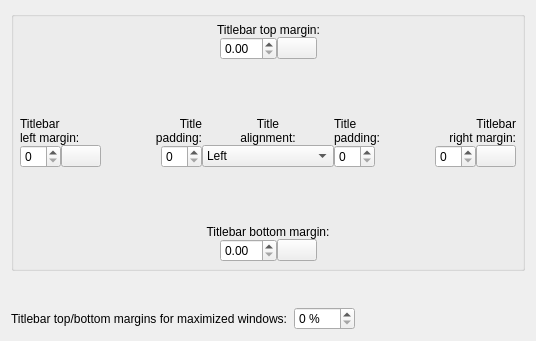
     <widget class="QWidget" name="tab_titlebar_spacing">
      <attribute name="title">
       <string>Titlebar S&amp;pacing</string>
      </attribute>
      <layout class="QGridLayout" name="gridLayout_6">
       <item row="1" column="1">
        <spacer name="verticalSpacer_8">
         <property name="orientation">
          <enum>Qt::Vertical</enum>
         </property>
         <property name="sizeType">
          <enum>QSizePolicy::MinimumExpanding</enum>
         </property>
         <property name="sizeHint" stdset="0">
          <size>
           <width>20</width>
           <height>30</height>
          </size>
         </property>
        </spacer>
       </item>
       <item row="2" column="0">
        <layout class="QFormLayout" name="formLayout_4">
         <item row="0" column="0">
          <widget class="QLabel" name="label_15">
           <property name="text">
            <string>Titlebar top/bottom margins for maximized windows:</string>
           </property>
           <property name="buddy">
            <cstring>percentMaximizedTopBottomMargins</cstring>
           </property>
          </widget>
         </item>
         <item row="0" column="1">
          <widget class="QSpinBox" name="percentMaximizedTopBottomMargins">
           <property name="suffix">
            <string> %</string>
           </property>
           <property name="maximum">
            <number>100</number>
           </property>
          </widget>
         </item>
        </layout>
       </item>
       <item row="0" column="0" colspan="3">
        <widget class="QGroupBox" name="window_groupbox">
         <property name="title">
          <string/>
         </property>
         <property name="flat">
          <bool>false</bool>
         </property>
         <layout class="QVBoxLayout" name="verticalLayout_6">
          <property name="spacing">
           <number>0</number>
          </property>
          <property name="leftMargin">
           <number>0</number>
          </property>
          <property name="topMargin">
           <number>0</number>
          </property>
          <property name="rightMargin">
           <number>0</number>
          </property>
          <property name="bottomMargin">
           <number>0</number>
          </property>
          <item>
           <layout class="QVBoxLayout" name="verticalLayout_7">
            <item>
             <layout class="QGridLayout" name="gridLayout_8">
              <property name="leftMargin">
               <number>6</number>
              </property>
              <property name="topMargin">
               <number>6</number>
              </property>
              <property name="rightMargin">
               <number>6</number>
              </property>
              <property name="bottomMargin">
               <number>6</number>
              </property>
              <item row="1" column="5" colspan="2">
               <spacer name="horizontalSpacer_46">
                <property name="orientation">
                 <enum>Qt::Horizontal</enum>
                </property>
                <property name="sizeHint" stdset="0">
                 <size>
                  <width>40</width>
                  <height>20</height>
                 </size>
                </property>
               </spacer>
              </item>
              <item row="1" column="1" colspan="2">
               <spacer name="horizontalSpacer_43">
                <property name="orientation">
                 <enum>Qt::Horizontal</enum>
                </property>
                <property name="sizeHint" stdset="0">
                 <size>
                  <width>40</width>
                  <height>20</height>
                 </size>
                </property>
               </spacer>
              </item>
              <item row="1" column="0">
               <spacer name="horizontalSpacer_3">
                <property name="orientation">
                 <enum>Qt::Horizontal</enum>
                </property>
                <property name="sizeHint" stdset="0">
                 <size>
                  <width>40</width>
                  <height>20</height>
                 </size>
                </property>
               </spacer>
              </item>
              <item row="1" column="4">
               <widget class="QPushButton" name="lockTitleBarTopBottomMargins">
                <property name="sizePolicy">
                 <sizepolicy hsizetype="Fixed" vsizetype="Fixed">
                  <horstretch>0</horstretch>
                  <verstretch>0</verstretch>
                 </sizepolicy>
                </property>
                <property name="toolTip">
                 <string>Lock to make Titlebar top margin and Titlebar bottom margin have the same value</string>
                </property>
                <property name="text">
                 <string/>
                </property>
                <property name="icon">
                 <iconset resource="klassydecoration_config.qrc">
                  <normaloff>:/klassy_config_icons/object-unlocked-symbolic.svg</normaloff>
                  <normalon>:/klassy_config_icons/object-locked-symbolic.svg</normalon>:/klassy_config_icons/object-unlocked-symbolic.svg</iconset>
                </property>
                <property name="checkable">
                 <bool>true</bool>
                </property>
               </widget>
              </item>
              <item row="1" column="3">
               <widget class="QDoubleSpinBox" name="titlebarTopMargin">
                <property name="enabled">
                 <bool>true</bool>
                </property>
                <property name="maximum">
                 <double>25.000000000000000</double>
                </property>
                <property name="singleStep">
                 <double>0.050000000000000</double>
                </property>
               </widget>
              </item>
              <item row="0" column="1" colspan="6">
               <widget class="QLabel" name="label_13">
                <property name="text">
                 <string>Titlebar top margin:</string>
                </property>
                <property name="alignment">
                 <set>Qt::AlignCenter</set>
                </property>
                <property name="buddy">
                 <cstring>titlebarTopMargin</cstring>
                </property>
               </widget>
              </item>
              <item row="1" column="7">
               <spacer name="horizontalSpacer_7">
                <property name="orientation">
                 <enum>Qt::Horizontal</enum>
                </property>
                <property name="sizeHint" stdset="0">
                 <size>
                  <width>40</width>
                  <height>20</height>
                 </size>
                </property>
               </spacer>
              </item>
             </layout>
            </item>
            <item>
             <spacer name="verticalSpacer_4">
              <property name="orientation">
               <enum>Qt::Vertical</enum>
              </property>
              <property name="sizeType">
               <enum>QSizePolicy::Expanding</enum>
              </property>
              <property name="sizeHint" stdset="0">
               <size>
                <width>20</width>
                <height>45</height>
               </size>
              </property>
             </spacer>
            </item>
            <item>
             <layout class="QGridLayout" name="gridLayout_3">
              <property name="leftMargin">
               <number>6</number>
              </property>
              <property name="topMargin">
               <number>6</number>
              </property>
              <property name="rightMargin">
               <number>6</number>
              </property>
              <property name="bottomMargin">
               <number>6</number>
              </property>
              <property name="verticalSpacing">
               <number>0</number>
              </property>
              <item row="2" column="9">
               <widget class="QSpinBox" name="titlebarRightMargin">
                <property name="enabled">
                 <bool>true</bool>
                </property>
                <property name="minimum">
                 <number>0</number>
                </property>
                <property name="maximum">
                 <number>30</number>
                </property>
               </widget>
              </item>
              <item row="2" column="1">
               <widget class="QPushButton" name="lockTitleBarLeftRightMargins">
                <property name="sizePolicy">
                 <sizepolicy hsizetype="Fixed" vsizetype="Fixed">
                  <horstretch>0</horstretch>
                  <verstretch>0</verstretch>
                 </sizepolicy>
                </property>
                <property name="toolTip">
                 <string>Lock to make Titlebar left margin and Titlebar right margin have the same value</string>
                </property>
                <property name="text">
                 <string/>
                </property>
                <property name="icon">
                 <iconset resource="klassydecoration_config.qrc">
                  <normaloff>:/klassy_config_icons/object-unlocked-symbolic.svg</normaloff>
                  <normalon>:/klassy_config_icons/object-locked-symbolic.svg</normalon>:/klassy_config_icons/object-unlocked-symbolic.svg</iconset>
                </property>
                <property name="checkable">
                 <bool>true</bool>
                </property>
               </widget>
              </item>
              <item row="2" column="8">
               <spacer name="horizontalSpacer_13">
                <property name="orientation">
                 <enum>Qt::Horizontal</enum>
                </property>
                <property name="sizeType">
                 <enum>QSizePolicy::Expanding</enum>
                </property>
                <property name="sizeHint" stdset="0">
                 <size>
                  <width>20</width>
                  <height>20</height>
                 </size>
                </property>
               </spacer>
              </item>
              <item row="0" column="8" colspan="3">
               <widget class="QLabel" name="label_11">
                <property name="text">
                 <string>Titlebar
right margin:</string>
                </property>
                <property name="alignment">
                 <set>Qt::AlignRight|Qt::AlignTrailing|Qt::AlignVCenter</set>
                </property>
                <property name="buddy">
                 <cstring>titlebarRightMargin</cstring>
                </property>
               </widget>
              </item>
              <item row="2" column="7">
               <spacer name="horizontalSpacer_21">
                <property name="orientation">
                 <enum>Qt::Horizontal</enum>
                </property>
                <property name="sizeHint" stdset="0">
                 <size>
                  <width>40</width>
                  <height>20</height>
                 </size>
                </property>
               </spacer>
              </item>
              <item row="2" column="10">
               <widget class="QPushButton" name="lockTitleBarLeftRightMargins_2">
                <property name="toolTip">
                 <string>Lock to make Titlebar left margin and Titlebar right margin have the same value</string>
                </property>
                <property name="text">
                 <string/>
                </property>
                <property name="icon">
                 <iconset resource="klassydecoration_config.qrc">
                  <normaloff>:/klassy_config_icons/object-unlocked-symbolic.svg</normaloff>
                  <normalon>:/klassy_config_icons/object-locked-symbolic.svg</normalon>:/klassy_config_icons/object-unlocked-symbolic.svg</iconset>
                </property>
                <property name="checkable">
                 <bool>true</bool>
                </property>
               </widget>
              </item>
              <item row="2" column="2">
               <spacer name="horizontalSpacer_4">
                <property name="orientation">
                 <enum>Qt::Horizontal</enum>
                </property>
                <property name="sizeHint" stdset="0">
                 <size>
                  <width>20</width>
                  <height>20</height>
                 </size>
                </property>
               </spacer>
              </item>
              <item row="0" column="0" colspan="3">
               <widget class="QLabel" name="label_10">
                <property name="text">
                 <string>Titlebar
left margin:</string>
                </property>
                <property name="alignment">
                 <set>Qt::AlignLeading|Qt::AlignLeft|Qt::AlignVCenter</set>
                </property>
                <property name="buddy">
                 <cstring>titlebarLeftMargin</cstring>
                </property>
               </widget>
              </item>
              <item row="2" column="0">
               <widget class="QSpinBox" name="titlebarLeftMargin">
                <property name="minimum">
                 <number>0</number>
                </property>
                <property name="maximum">
                 <number>30</number>
                </property>
               </widget>
              </item>
              <item row="2" column="3">
               <spacer name="horizontalSpacer_19">
                <property name="orientation">
                 <enum>Qt::Horizontal</enum>
                </property>
                <property name="sizeHint" stdset="0">
                 <size>
                  <width>40</width>
                  <height>20</height>
                 </size>
                </property>
               </spacer>
              </item>
              <item row="2" column="4">
               <widget class="QSpinBox" name="titleSidePadding">
                <property name="sizePolicy">
                 <sizepolicy hsizetype="Fixed" vsizetype="Fixed">
                  <horstretch>0</horstretch>
                  <verstretch>0</verstretch>
                 </sizepolicy>
                </property>
               </widget>
              </item>
              <item row="2" column="6">
               <widget class="QSpinBox" name="titleSidePadding_2">
                <property name="sizePolicy">
                 <sizepolicy hsizetype="Fixed" vsizetype="Fixed">
                  <horstretch>0</horstretch>
                  <verstretch>0</verstretch>
                 </sizepolicy>
                </property>
               </widget>
              </item>
              <item row="0" column="5">
               <widget class="QLabel" name="label_3">
                <property name="text">
                 <string>Title
alignment:</string>
                </property>
                <property name="alignment">
                 <set>Qt::AlignCenter</set>
                </property>
                <property name="buddy">
                 <cstring>titleSidePadding</cstring>
                </property>
               </widget>
              </item>
              <item row="2" column="5">
               <widget class="QComboBox" name="titleAlignment">
                <item>
                 <property name="text">
                  <string>Left</string>
                 </property>
                </item>
                <item>
                 <property name="text">
                  <string>Centre</string>
                 </property>
                </item>
                <item>
                 <property name="text">
                  <string>Centre (Full Width)</string>
                 </property>
                </item>
                <item>
                 <property name="text">
                  <string>Right</string>
                 </property>
                </item>
               </widget>
              </item>
              <item row="0" column="3" colspan="2">
               <widget class="QLabel" name="label_7">
                <property name="text">
                 <string>Title
padding:</string>
                </property>
                <property name="alignment">
                 <set>Qt::AlignRight|Qt::AlignTrailing|Qt::AlignVCenter</set>
                </property>
               </widget>
              </item>
              <item row="0" column="6" colspan="2">
               <widget class="QLabel" name="label_8">
                <property name="text">
                 <string>Title
padding:</string>
                </property>
               </widget>
              </item>
             </layout>
            </item>
            <item>
             <spacer name="verticalSpacer_5">
              <property name="orientation">
               <enum>Qt::Vertical</enum>
              </property>
              <property name="sizeType">
               <enum>QSizePolicy::Expanding</enum>
              </property>
              <property name="sizeHint" stdset="0">
               <size>
                <width>20</width>
                <height>45</height>
               </size>
              </property>
             </spacer>
            </item>
            <item>
             <layout class="QGridLayout" name="gridLayout_11">
              <property name="leftMargin">
               <number>6</number>
              </property>
              <property name="topMargin">
               <number>6</number>
              </property>
              <property name="rightMargin">
               <number>6</number>
              </property>
              <property name="bottomMargin">
               <number>6</number>
              </property>
              <item row="1" column="0">
               <spacer name="horizontalSpacer_11">
                <property name="orientation">
                 <enum>Qt::Horizontal</enum>
                </property>
                <property name="sizeHint" stdset="0">
                 <size>
                  <width>40</width>
                  <height>20</height>
                 </size>
                </property>
               </spacer>
              </item>
              <item row="1" column="1">
               <spacer name="horizontalSpacer_10">
                <property name="orientation">
                 <enum>Qt::Horizontal</enum>
                </property>
                <property name="sizeHint" stdset="0">
                 <size>
                  <width>40</width>
                  <height>20</height>
                 </size>
                </property>
               </spacer>
              </item>
              <item row="1" column="2">
               <widget class="QDoubleSpinBox" name="titlebarBottomMargin">
                <property name="enabled">
                 <bool>true</bool>
                </property>
                <property name="maximum">
                 <double>25.000000000000000</double>
                </property>
                <property name="singleStep">
                 <double>0.050000000000000</double>
                </property>
               </widget>
              </item>
              <item row="1" column="5">
               <spacer name="horizontalSpacer_50">
                <property name="orientation">
                 <enum>Qt::Horizontal</enum>
                </property>
                <property name="sizeHint" stdset="0">
                 <size>
                  <width>40</width>
                  <height>20</height>
                 </size>
                </property>
               </spacer>
              </item>
              <item row="1" column="4">
               <spacer name="horizontalSpacer_12">
                <property name="orientation">
                 <enum>Qt::Horizontal</enum>
                </property>
                <property name="sizeHint" stdset="0">
                 <size>
                  <width>40</width>
                  <height>20</height>
                 </size>
                </property>
               </spacer>
              </item>
              <item row="0" column="1" colspan="4">
               <widget class="QLabel" name="label_18">
                <property name="text">
                 <string>Titlebar bottom margin:</string>
                </property>
                <property name="alignment">
                 <set>Qt::AlignCenter</set>
                </property>
                <property name="buddy">
                 <cstring>titlebarBottomMargin</cstring>
                </property>
               </widget>
              </item>
              <item row="1" column="3">
               <widget class="QPushButton" name="lockTitleBarTopBottomMargins_2">
                <property name="toolTip">
                 <string>Lock to make Titlebar top margin and Titlebar bottom margin have the same value</string>
                </property>
                <property name="text">
                 <string/>
                </property>
                <property name="icon">
                 <iconset resource="klassydecoration_config.qrc">
                  <normaloff>:/klassy_config_icons/object-unlocked-symbolic.svg</normaloff>
                  <normalon>:/klassy_config_icons/object-locked-symbolic.svg</normalon>:/klassy_config_icons/object-unlocked-symbolic.svg</iconset>
                </property>
                <property name="checkable">
                 <bool>true</bool>
                </property>
               </widget>
              </item>
             </layout>
            </item>
           </layout>
          </item>
         </layout>
        </widget>
       </item>
      </layout>
     </widget>
